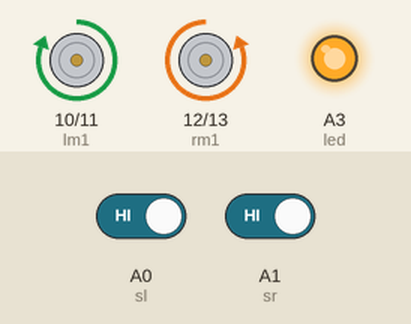
A sketch run on a simulated Arduino Uno, built with avr-gcc and run on an emulated ATmega328P. Shown: motor-driver pin pairs drawn as motors (green arrow = first pin HIGH = forward, orange = second pin HIGH = backward, longer = more drive), output pins drawn as LEDs (lit = HIGH). The test bench sets the inputs (shaded band); at power-on: A0 (sl) HIGH, A1 (sr) HIGH.

Above: at 3.1 s.
3.2 s: A0 (sl) driven LOW
At 3.65 s:
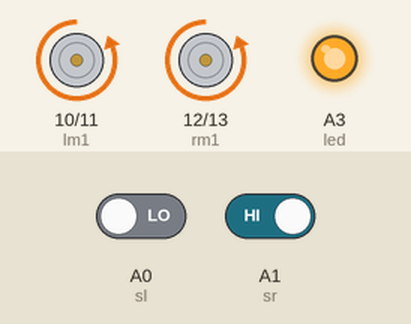
7.6 s: A1 (sr) driven LOW
At 8.6 s:
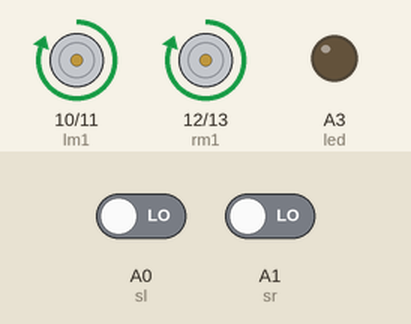
9.5 s: A1 (sr) driven HIGH
At 10.3 s:
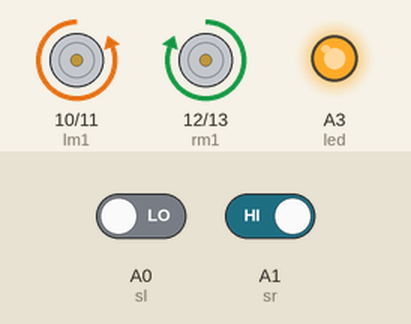
13.1 s: A0 (sl) driven HIGH
Timing chart, 0 to 17.6 s (numbered marks = the images above; inputs shaded):
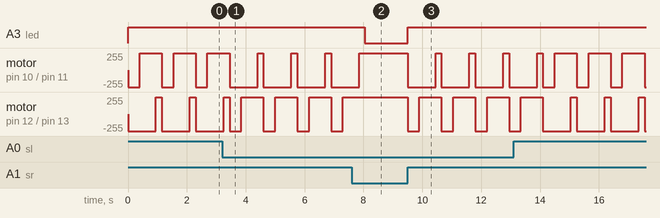

The sketch:

edge_detection_robot.ino
```cpp
int lm1=10;

int lm2=11;

int rm1=12;

int rm2=13;

int sl=A0;

int sr=A1;

int SlV=0;

int SrV=0;

int led=A3;

void setup()

{

 pinMode(lm1,OUTPUT);

 pinMode(lm2,OUTPUT);

 pinMode(rm1,OUTPUT);

 pinMode(rm2,OUTPUT);

 pinMode(led,OUTPUT);

 pinMode(sl,INPUT);

 pinMode(sr,INPUT);

sTOP();

}

void loop()

{

 SlV=digitalRead(sl);

 SrV=digitalRead(sr);

 if(SrV==LOW && SlV== LOW)

 {

   digitalWrite(led,LOW);

  ForWard();

   }

   if(SrV==HIGH && SlV== HIGH)

 {

   digitalWrite(led,HIGH);

  BackWard();

  delay(400);

  Right();

  delay(550);

  ForWard();

  delay(200);

   }

    if(SrV==LOW && SlV== HIGH)

 {

  digitalWrite(led,HIGH);

  BackWard();

  delay(400);

  Right();

  delay(550);

  ForWard();

  delay(200);

   }

    if(SrV==HIGH && SlV== LOW)

 {

  digitalWrite(led,HIGH);

  BackWard();

  delay(400);

  Left();

  delay(550);

  ForWard();

  delay(200);

   }

}

void ForWard()

 {

  digitalWrite(lm1,HIGH);

  digitalWrite(lm2,LOW);

  digitalWrite(rm1,HIGH);

  digitalWrite(rm2,LOW);

 }

 void BackWard()

 {

  digitalWrite(lm1,LOW);

  digitalWrite(lm2,HIGH);

  digitalWrite(rm1,LOW);

  digitalWrite(rm2,HIGH);

 }

 void Left()

 {

  digitalWrite(lm1,LOW);

  digitalWrite(lm2,HIGH);

  digitalWrite(rm1,HIGH);

  digitalWrite(rm2,LOW);

 }

 void Right()

 {

  digitalWrite(lm1,HIGH);

  digitalWrite(lm2,LOW);

  digitalWrite(rm1,LOW);

  digitalWrite(rm2,HIGH);

 }

   void sTOP()

 {

  digitalWrite(lm1,LOW);

  digitalWrite(lm2,LOW);

  digitalWrite(rm1,LOW);

  digitalWrite(rm2,LOW);

 }
```

Measured:
- after the input at 7.6 s, A3 (led): HIGH → LOW after 0.45 s; motor on pin 10 (lm1) / pin 11 (lm2): goes on until 7.9 s, then stays forward 255/255; motor on pin 12 (rm1) / pin 13 (rm2): stays forward 255/255 (without the input it goes to backward 255/255 after 0.45 s)
- after the input at 9.5 s, A3 (led): LOW → HIGH at once; motor on pin 10 (lm1) / pin 11 (lm2): alternates forward 255/255 for 0.20 s and backward 255/255 for 0.95 s, starting at once; motor on pin 12 (rm1) / pin 13 (rm2): alternates forward 255/255 for 0.75 s and backward 255/255 for 0.40 s, starting at once
- by itself, motor on pin 10 (lm1) / pin 11 (lm2): alternates forward 255/255 for 0.20 s and backward 255/255 for 0.95 s
- by itself, motor on pin 12 (rm1) / pin 13 (rm2): repeats every 1.2 s: backward 255/255 0.40 s, forward 255/255 0.75 s
